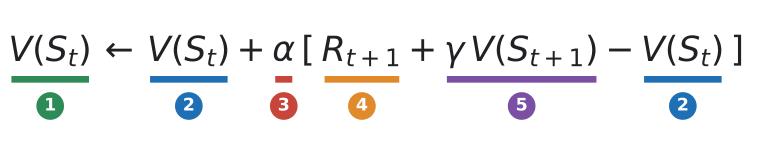

Python code for this plot:
"""TD(0) update with its parts underlined and numbered (redrawn from the HF Deep RL course)."""

import matplotlib.pyplot as plt

from mlrecall.figstyle import BLUE, GREEN, ORANGE, PURPLE, RED, equation_parts, save

fig, ax = plt.subplots(figsize=(10, 1.9))
equation_parts(
    ax,
    [
        (r"V(S_t)", GREEN),
        (r"\leftarrow", None),
        (r"V(S_t)", BLUE),
        (r"+", None),
        (r"\alpha", RED),
        (r"[", None),
        (r"R_{t+1}", ORANGE),
        (r"+", None),
        (r"\gamma\, V(S_{t+1})", PURPLE),
        (r"-", None),
        (r"V(S_t)", BLUE, "2"),
        (r"]", None),
    ],
)
save(fig, __file__)
